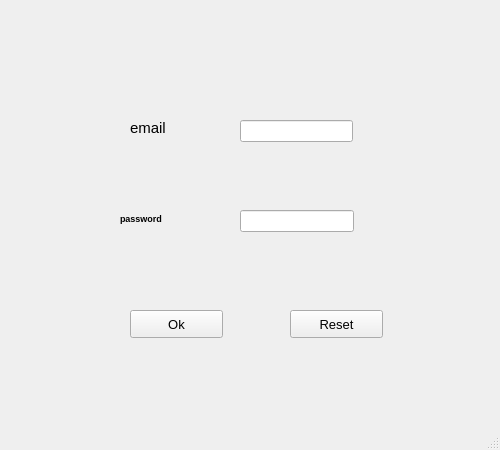
<?xml version="1.0" encoding="UTF-8"?>
<ui version="4.0">
 <class>MainWindow</class>
 <widget class="QMainWindow" name="MainWindow">
  <property name="geometry">
   <rect>
    <x>0</x>
    <y>0</y>
    <width>500</width>
    <height>450</height>
   </rect>
  </property>
  <property name="windowTitle">
   <string>MainWindow</string>
  </property>
  <widget class="QWidget" name="centralwidget">
   <widget class="QPushButton" name="Button01">
    <property name="geometry">
     <rect>
      <x>130</x>
      <y>310</y>
      <width>93</width>
      <height>28</height>
     </rect>
    </property>
    <property name="font">
     <font>
      <family>Arial</family>
      <pointsize>10</pointsize>
     </font>
    </property>
    <property name="text">
     <string>Ok</string>
    </property>
   </widget>
   <widget class="QLabel" name="label">
    <property name="geometry">
     <rect>
      <x>130</x>
      <y>120</y>
      <width>55</width>
      <height>16</height>
     </rect>
    </property>
    <property name="font">
     <font>
      <family>Arial</family>
      <pointsize>11</pointsize>
     </font>
    </property>
    <property name="text">
     <string>email</string>
    </property>
   </widget>
   <widget class="QLabel" name="label_2">
    <property name="geometry">
     <rect>
      <x>120</x>
      <y>210</y>
      <width>55</width>
      <height>16</height>
     </rect>
    </property>
    <property name="font">
     <font>
      <family>Arial</family>
      <pointsize>7</pointsize>
      <weight>75</weight>
      <bold>true</bold>
     </font>
    </property>
    <property name="text">
     <string>password</string>
    </property>
   </widget>
   <widget class="QPushButton" name="pushButton">
    <property name="geometry">
     <rect>
      <x>290</x>
      <y>310</y>
      <width>93</width>
      <height>28</height>
     </rect>
    </property>
    <property name="font">
     <font>
      <family>Arial</family>
      <pointsize>10</pointsize>
     </font>
    </property>
    <property name="text">
     <string>Reset</string>
    </property>
   </widget>
   <widget class="QLineEdit" name="lineEdit">
    <property name="geometry">
     <rect>
      <x>240</x>
      <y>120</y>
      <width>113</width>
      <height>22</height>
     </rect>
    </property>
   </widget>
   <widget class="QLineEdit" name="lineEdit_2">
    <property name="geometry">
     <rect>
      <x>240</x>
      <y>210</y>
      <width>114</width>
      <height>22</height>
     </rect>
    </property>
   </widget>
  </widget>
  <widget class="QMenuBar" name="menubar">
   <property name="geometry">
    <rect>
     <x>0</x>
     <y>0</y>
     <width>500</width>
     <height>26</height>
    </rect>
   </property>
  </widget>
  <widget class="QStatusBar" name="statusbar"/>
 </widget>
 <resources/>
 <connections>
  <connection>
   <sender>pushButton</sender>
   <signal>clicked()</signal>
   <receiver>lineEdit</receiver>
   <slot>clear()</slot>
   <hints>
    <hint type="sourcelabel">
     <x>304</x>
     <y>350</y>
    </hint>
    <hint type="destinationlabel">
     <x>272</x>
     <y>151</y>
    </hint>
   </hints>
  </connection>
  <connection>
   <sender>pushButton</sender>
   <signal>clicked()</signal>
   <receiver>lineEdit_2</receiver>
   <slot>clear()</slot>
   <hints>
    <hint type="sourcelabel">
     <x>360</x>
     <y>348</y>
    </hint>
    <hint type="destinationlabel">
     <x>339</x>
     <y>248</y>
    </hint>
   </hints>
  </connection>
 </connections>
</ui>
